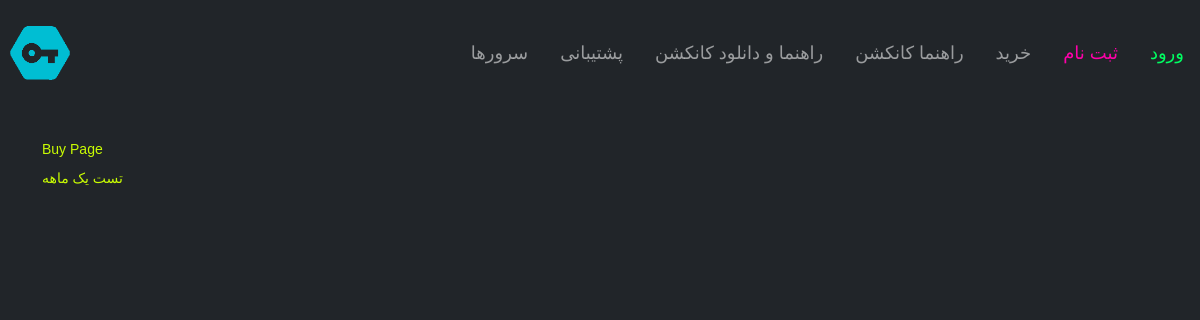
The app's page /buy, older data.
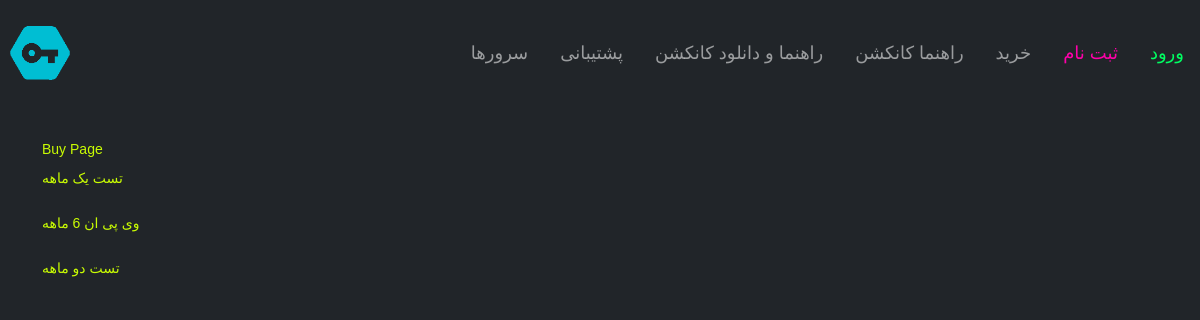
The same page, newer data.
### vpn/models.py (models this page shows, shortened)
class vpnlist(models.Model):
    title = models.CharField(max_length=150, verbose_name=_("VPN Title"))
    day = models.IntegerField(verbose_name=_("Active Day"))
    price_t = models.CharField(max_length=150, verbose_name=_("Price Toman"))
    price_c = models.CharField(max_length=150, verbose_name=_("Price Digital currency"), blank=True, null=True)
    row = models.IntegerField(verbose_name=_("Row"))
    color = models.CharField(max_length=150, verbose_name=_("Color"), null=True, blank=True)
    class Meta:
        verbose_name = _("vpnlist")
        verbose_name_plural = _("vpnlists")
    def __str__(self):
        return self.title

### vpn/views.py (the view)
# urls.py: path('buy', vpnbuy, name='buy'),
def vpnbuy(request):
    vpli = vpnlist.objects.all()
    return render(request=request, template_name="vpn/vpnbuy.html", context={'vpnlist': vpli})

### vpn/context_processors.py (called while the page is built)
def siteAddress(request):
    return {'SITE_ADDRESS': settings.SITE_ADDRESS}

### vpn/templates/vpn/vpnbuy.html (shortened to what this page needs)
{% extends "base.html" %}
{% load i18n %}
{% block body %}
    {% trans "Buy Page" %}
    <form action="" method="post">
        {% for vp in vpnlist %}<p>{{ vp }}</p>{% endfor %}
    </form>
{% endblock body %}

### templates/base.html (shortened to what this page needs)
<!DOCTYPE html>
{% load static %}
<html lang="en">
      <head>
            <head>
                  <link rel="stylesheet" href="{% static "root/css/bootstrap-5.0.2.min.css" %}" rel="stylesheet">
                  <link href="{% static "root/css/main.css" %}" rel="stylesheet" />
                  <link href="{% static "root/css/flags32.css" %}" rel="stylesheet" type="text/css" />
                  <link href="{% static "root/css/snackbar.css" %}" rel="stylesheet" type="text/css" />
            </head>
            <body class="bg-dark">
                  {% include "partials/navbar.html" %}
            <div class="container">
                  {% block body %}
                  {% endblock body %}
            </div>
      </body>
</html>

### templates/partials/navbar.html (shortened to what this page needs)
{% load static %}
<nav class="navbar navbar-expand-md bg-dark navbar-dark">
    <a class="navbar-brand"
       href="{% url 'vpn:home' %}"
       style="margin:0 0 0 10px">
        <img alt="logo"
             class="navbar-brand img-responsive"
             id="logo"
             src="{% static 'root/src/logo.png' %}"
             style="width:60px" />
    </a>
    <div class="collapse navbar-collapse" id="collapsibleNavbar">
        <ul class="nav navbar-nav ml-auto" dir="rtl">
            {% if not request.user.is_authenticated %}
                <li class="nav-item">
                    <a class="nav-item nav-link px-3"
                       style="color:#00ff62"
                       href="{% url 'accounts:login' %}">ورود</a>
                </li>
                <li class="nav-item">
                    <a class="nav-item nav-link px-3"
                       style="color:#ff00aa"
                       href="{% url 'accounts:register' %}">ثبت نام</a>
                </li>
            {% endif %}
            <li class="nav-item">
                <a class="nav-item nav-link px-3" href="{% url 'vpn:buy' %}">خرید</a>
            </li>
            <li class="nav-item">
                <a class="nav-item nav-link px-3" href="#">راهنما کانکشن</a>
            </li>
            <li class="nav-item">
                <a class="nav-item nav-link px-3" href="#">راهنما و دانلود کانکشن</a>
            </li>
            <li class="nav-item">
                <a class="nav-item nav-link px-3" href="#">پشتیبانی</a>
            </li>
        <li class="nav-item">
            <a class="nav-item nav-link px-3" href="#">سرورها</a>
        </li>
    </ul>
</div>
</nav>

### static/root/css/main.css (style rules this page uses)
body { background-color: dark; color: #c9fc03; font: 14px Yekan, Tahoma, Arial, sans-serif; line-height: 29px; background-size: cover; background-repeat: no-repeat; }
a { text-decoration: underline; color: #ffffff; }
a, a img, img { border: 0; }
.nav { padding-right: 0; padding-left: initial; font-size: 18px; }
.navbar { min-height: 70px; background-image: linear-gradient(dark, dark, dark); border-bottom: 1px solid dark; }
.navbar-nav li { float: right; }
.navbar .navbar-nav li a { padding-top: 0px; padding-bottom: 0px; text-decoration: none; line-height: 90px; color: #FFF; float: right; }
#logo { margin: 0; font-size: 0; line-height: 0; float: left; }

### templates/base.html (style rules this page uses)
.navbar-nav { margin-left: auto; }

Row changes from the older to the newer data that the page shows:
added vpnlist: title "وی پی ان 6 ماهه"
added vpnlist: title "تست دو ماهه"
